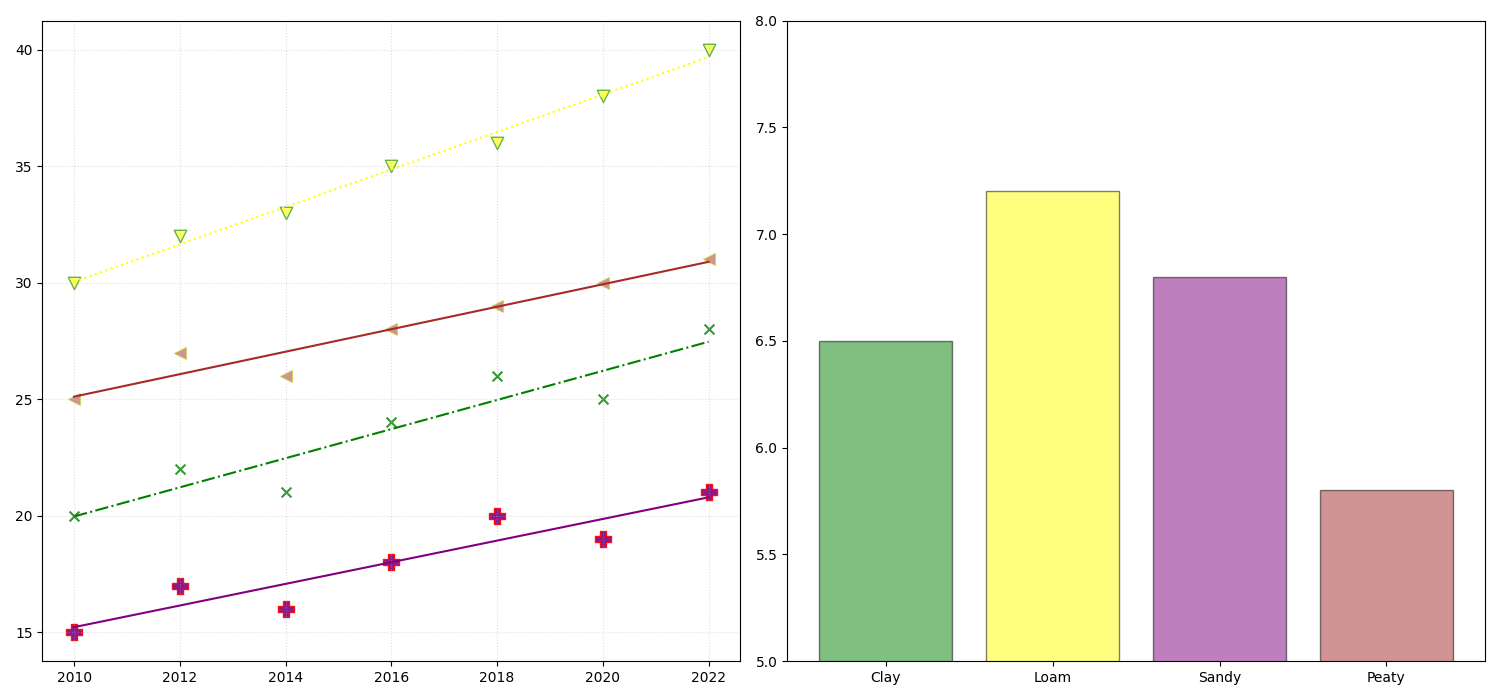

Here is the Python script that generated this plot:
import numpy as np
import matplotlib.pyplot as plt

years = np.array([2010, 2012, 2014, 2016, 2018, 2020, 2022])
clay_yield = np.array([20, 22, 21, 24, 26, 25, 28])
loam_yield = np.array([30, 32, 33, 35, 36, 38, 40])
sandy_yield = np.array([15, 17, 16, 18, 20, 19, 21])
peaty_yield = np.array([25, 27, 26, 28, 29, 30, 31])

soil_types = ['Clay', 'Loam', 'Sandy', 'Peaty']
average_ph = [6.5, 7.2, 6.8, 5.8]

fig, axs = plt.subplots(1, 2, figsize=(15, 7))

axs[0].scatter(years, clay_yield, color='green', s=50, alpha=0.8, edgecolors='b', marker='x')
axs[0].scatter(years, loam_yield, color='yellow', s=80, alpha=0.6, edgecolors='g', marker='v')
axs[0].scatter(years, sandy_yield, color='purple', s=120, alpha=0.9, edgecolors='r', marker='P')
axs[0].scatter(years, peaty_yield, color='brown', s=70, alpha=0.5, edgecolors='y', marker='<')

clay_coefs = np.polyfit(years, clay_yield, 1)
loam_coefs = np.polyfit(years, loam_yield, 1)
sandy_coefs = np.polyfit(years, sandy_yield, 1)
peaty_coefs = np.polyfit(years, peaty_yield, 1)

axs[0].plot(years, np.poly1d(clay_coefs)(years), color='green', linestyle='-.')
axs[0].plot(years, np.poly1d(loam_coefs)(years), color='yellow', linestyle=':')
axs[0].plot(years, np.poly1d(sandy_coefs)(years), color='purple', linestyle='-')
axs[0].plot(years, np.poly1d(peaty_coefs)(years), color='brown', linestyle='-')

axs[0].grid(True, linestyle=':', alpha=0.4)

axs[1].bar(soil_types, average_ph, color=['green', 'yellow', 'purple', 'brown'], alpha=0.5, edgecolor='black')
axs[1].set_ylim(5, 8)
axs[1].grid(False)
axs[1].set_yticks(np.arange(5, 8.5, 0.5))

plt.tight_layout()
plt.show()
